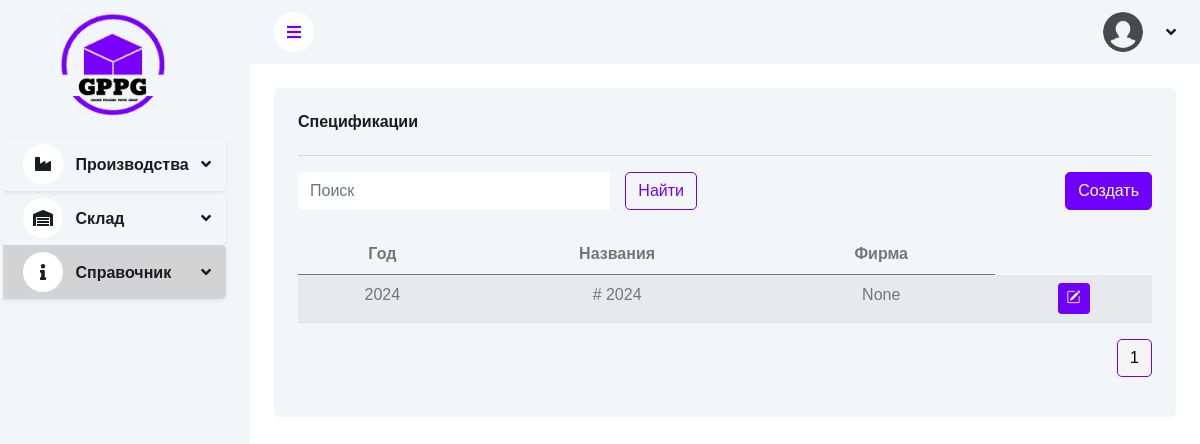
/info/specifications/, run on the app's committed database.
### apps/info/models.py (models this page shows, shortened)
class Specification(BaseModel):
	year = models.CharField(max_length=4, verbose_name="Год")
	name = models.CharField(max_length=100, verbose_name="Название")
	firm = models.ForeignKey(Firm, on_delete=models.SET_NULL, null=True, blank=True, default=None, verbose_name="Фирма")
	class Meta:
		verbose_name = "Спецификация"
		verbose_name_plural = "Спецификации"

### apps/info/views.py (the view)
# urls.py: path('specifications/', SpecificationListCreate.as_view(), name='specification-list'),
class SpecificationListCreate(BaseListCreateView):
	model = Specification
	form_class = SpecificationForm
	template_name = "info/specification_list.html"
	redirect_url = "info:specification-list"

### apps/info/models.py (called while the page is built)
	def __str__(self):
		return self.name

### apps/shared/views.py (called while the page is built)
	@staticmethod
	def apply_pagination_and_search(queryset, request):
		search_query = request.GET.get('search')
		if search_query:
			search_query = search_query.strip()
			queryset = queryset.filter(Q(name__icontains=search_query))
		page_size = request.GET.get("page_size", 12)
		paginator = Paginator(queryset, page_size)
		page_num = request.GET.get("page", 1)
		page_obj = paginator.get_page(page_num)
		return page_obj

	def get_cache_key(self):
		return f'{self.model.__name__.lower()}_list_data'

	def get_queryset(self):
		cache_key = self.get_cache_key()
		cached_data = cache.get(cache_key)
		if cached_data is None:
			queryset = self.model.objects.all().order_by('-created_time')
			cached_data = list(queryset)  # Преобразуем queryset в список
			cache.set(cache_key, cached_data, timeout=self.cache_timeout)
			print(f"Data fetched from database and cached with key: {cache_key}")
		else:
			print(f"Data fetched from cache with key: {cache_key}")
		return cached_data

	def get_form(self):
		return self.form_class

	def get_template_name(self):
		return self.template_name

	def get(self, request):
		items = self.get_queryset()
		page_obj = self.apply_pagination_and_search(items, request)
		context = {
			'items': page_obj,
			'form': self.get_form(),
		}
		return render(request, self.get_template_name(), context)

### templates/info/specification_list.html (shortened to what this page needs)
{% extends 'base.html' %}
{% load static %}
{% block content %}
    <div class="container-fluid pt-4 px-4">
        <div class="row g-4">
            <div class="col-sm-12">
                <div class="bg-light rounded h-100 p-4">
                    <h6 class="mb-4">Спецификации</h6>
                    <hr>
                    <div class="row mb-2">
                        <div class="col-md-6">
                            {% include 'base/search_form.html' %}
                        </div>
                        <div class="col-md-6 text-end">
                            <button type="button" class="btn btn-primary" id="openCreateModalBtn"
                                    data-bs-toggle="modal" data-bs-target="#myModalCreate"
                                    data-action-url="{% url 'info:specification-list' %}">Создать
                            </button>
                        </div>
                    </div>
                    <table class="table table-striped">
                        <thead>
                        <tr class="text-center">
                            <th scope="col">Год</th>
                            <th scope="col">Названия</th>
                            <th scope="col">Фирма</th>
                        </tr>
                        </thead>
                        <tbody>
                        {% for specification in items %}
                            <tr class="text-center">
                                <td>{{ specification.year }}</td>
                                <td>{{ specification.name }}</td>
                                <td>{{ specification.firm }}</td>
                                <td>
                                    <a href="" type="button" class="btn btn-primary btn-sm"><i
                                            class="bi bi-pencil-square"></i></a>
                                </td>
                            </tr>
                        {% endfor %}
                        </tbody>
                    </table>
                    {% include 'base/pagination.html' with items=items %}
                </div>
            </div>
        </div>
    </div>
{% endblock %}

### static/css/style.css (style rules this page uses)
:root { --primary: #6f00ff; --light: #F3F6F9; --dark: #191C24; }
.btn { transition: 0.5s; }
.btn.btn-primary { color: #ffffff; }

### data on the page
Specification: year "2024", name "# 2024", firm "None"

### other printed values
{{ i }} "1"
